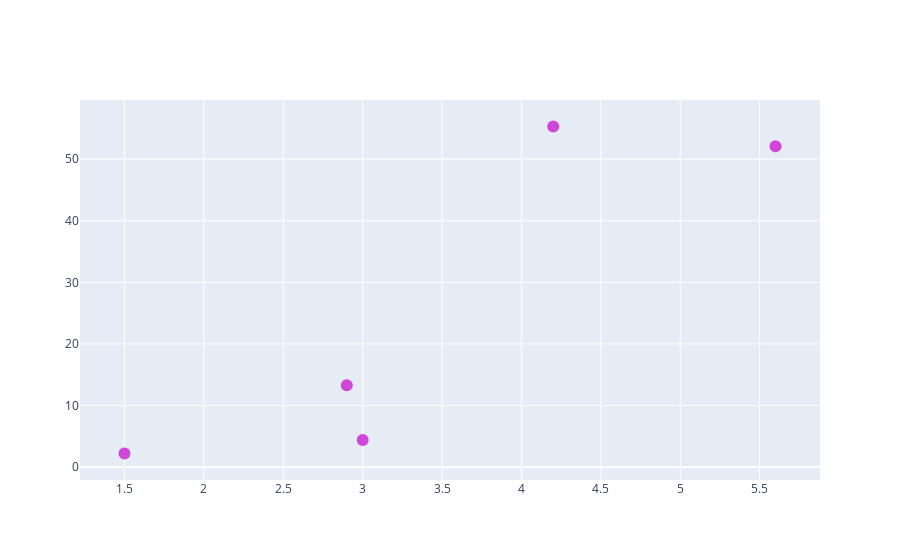

The notebook cell saved with this chart:
### Markdown cell above
## Basic scatterplot

If you are not sure how to build a scatterplot with plotly, please take a look at the [dedicated scatterplot tutorial](https://www.python-graph-gallery.com/scatter-plot).

Basically, everything relies on the `go.Scatter()` function that must me used with the `markers` mode as follow:

### Code cell
# Create the figure (for the moment: a blank graph)
fig = go.Figure()

# Add the scatter trace
fig.add_trace(go.Scatter( 
    x=x, # Variable in the x-axis
    y=y, # Variable in the y-axis
    mode='markers', # This explicitly states that we want our observations to be represented by points
    
    # Properties associated with points 
    marker=dict(
        size=12, # Size
        color='#cb1dd1', # Color
        opacity=0.8, # Point transparency 
    ),
))

### Figure 1 — Plotly figure (JSON) as saved in the notebook; plotly's stock layout.template omitted (floating-point values rounded to 4 significant figures)
{"data": [{"marker": {"color": "#cb1dd1", "opacity": 0.8, "size": 12}, "mode": "markers", "type": "scatter", "x": [1.5, 2.9, 3, 4.2, 5.6], "y": [2.2, 13.3, 4.4, 55.3, 52.1]}], "layout": {}}
